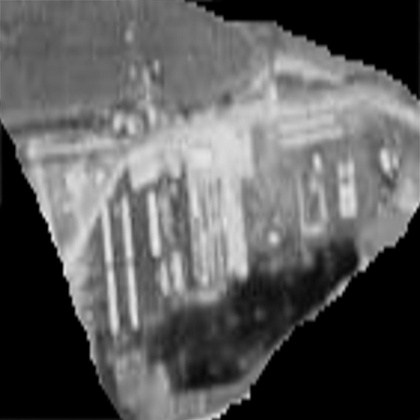
%> input picture Super Resolution/output.jpg, 420 x 420 px, shrunk from 1261 x 1261 before the run
$ octave De_noising.m   (GNU Octave 9; MATLAB toolbox functions it lacks are replaced by stand-ins)
%> lines starting %> are read from the running program, lines starting %| are printed output that depends on the picture
%> the answer given: 2
### Super Resolution/FAST_NLM_II.m
function DenoisedImg = FAST_NLM_II(NoisyImg,PatchSizeHalf,WindowSizeHalf,Sigma)
%> called with PatchSizeHalf = 7, WindowSizeHalf = 7, Sigma = 2
% -------------------------------------------------------------------------
% Function FAST_NLM_II (Fast Non-Local Mean Image Denoising using Integral Image)
% Implemented method from the paper
% "FAST NONLOCAL FILTERING APPLIED TO ELECTRON CRYOMICROSCOPY" By Darbon et al.
% -------------------------------------------------------------------------
% Inputs:
%       NoisyImg = a gray-scale image of an arbitrary size
%  PatchSizeHalf = an integer indicating the neighbourhood size for weight computation
% WindowSizeHalf = an integer indicating the size of searching region
%          Sigma = a decimal that can be interpreted as the noise level in the NoisyImg
%
% Outputs:
%    DenoisedImg = a denoised image of using the NLM method
% -------------------------------------------------------------------------
% Demo:
%       mse = @(a,b) (a(:)-b(:))'*(a(:)-b(:))/numel(a);
%       snr = @(clean,noisy) 20*log10(mean(noisy(:))/mean(abs(clean(:)-noisy(:))));
%       I = im2double(imread('cameraman.tif'));
%       N = imnoise(I,'gaussian',0,.001);
%       D = FAST_NLM_II(N,5,3,0.15);
%       subplot(1,3,1),imshow(I,[]),title('Clean Image')
%       subplot(1,3,2),imshow(N,[]),title(['Noisy Image, mse = ' num2str(mse(I,N)), ', snr = ', num2str(snr(I,N))])
%       subplot(1,3,3),imshow(D,[]),title(['Denoised Image, mse = ' num2str(mse(I,D)), ', snr = ', num2str(snr(I,D))])
% -------------------------------------------------------------------------
% NOTE:
% In Darbon's paper, these variables correspond to the following variables in paper equations:
% NoisyImg = v; PatchSizeHalf = P, WindowSizeHalf = K, Sigma = h, and DenoisedImg = u.
% -------------------------------------------------------------------------
% By Yue (Rex) Wu
% ECE Dept. @ Tufts Univ.
% 09/16/2012
% -------------------------------------------------------------------------

%% NLM_II
% Get Image Info
[Height,Width] = size(NoisyImg);
%> Height = 420; Width = 420
% Initialize the denoised image
u = zeros(Height,Width);
% Initialize the weight max
M = u;
% Initialize the accumlated weights
Z = M;
% Pad noisy image to avoid Borader Issues
PaddedImg = padarray(NoisyImg,[PatchSizeHalf,PatchSizeHalf],'symmetric','both');
PaddedV = padarray(NoisyImg,[WindowSizeHalf,WindowSizeHalf],'symmetric','both');
% Main loop
for dx = -WindowSizeHalf:WindowSizeHalf
    for dy = -WindowSizeHalf:WindowSizeHalf
        if dx ~= 0 || dy ~= 0
        % Compute the Integral Image
        Sd = integralImgSqDiff(PaddedImg,dx,dy);
        % Obtaine the Square difference for every pair of pixels
        SqDist = Sd(PatchSizeHalf+1:end-PatchSizeHalf,PatchSizeHalf+1:end-PatchSizeHalf)+Sd(1:end-2*PatchSizeHalf,1:end-2*PatchSizeHalf)-Sd(1:end-2*PatchSizeHalf,PatchSizeHalf+1:end-PatchSizeHalf)-Sd(PatchSizeHalf+1:end-PatchSizeHalf,1:end-2*PatchSizeHalf);
        % Compute the weights for every pixels
        w = exp(-SqDist/(2*Sigma^2));
        % Obtaine the corresponding noisy pixels
        v = PaddedV((WindowSizeHalf+1+dx):(WindowSizeHalf+dx+Height),(WindowSizeHalf+1+dy):(WindowSizeHalf+dy+Width));
        % Compute and accumalate denoised pixels
        u = u+w.*v;
        % Update weight max
        M = max(M,w);
        % Update accumlated weighgs
        Z = Z+w;
        end
    end
end
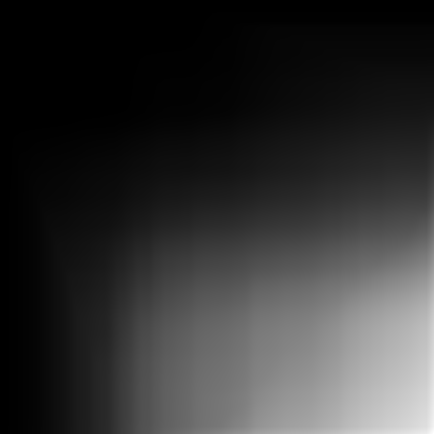
%> Sd: size 434x434 double; min 0.00346, max 3618.4, mean 710.5; drawn with min black and max white
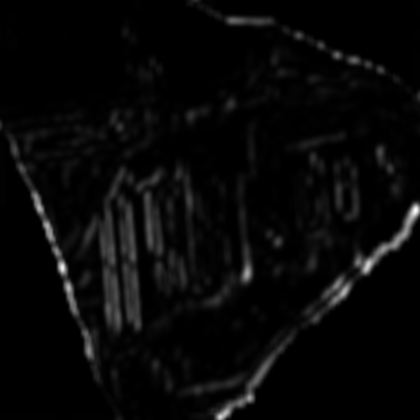
%> SqDist: size 420x420 double; min -1.36e-12, max 26.63, mean 0.9; drawn with min black and max white
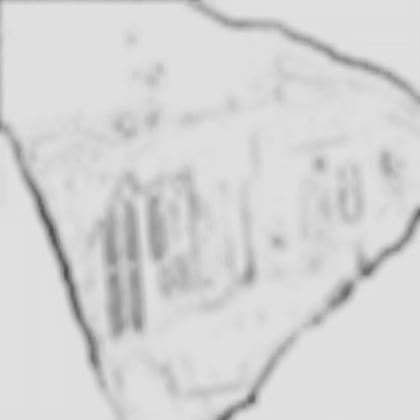
%> Z: size 420x420 double; min 79.26, max 224, mean 213.3
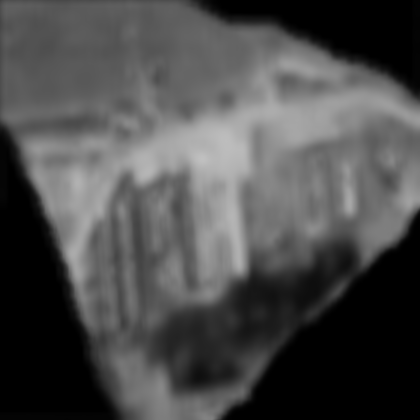
%> u: size 420x420 double; min 0, max 192.4, mean 76.3
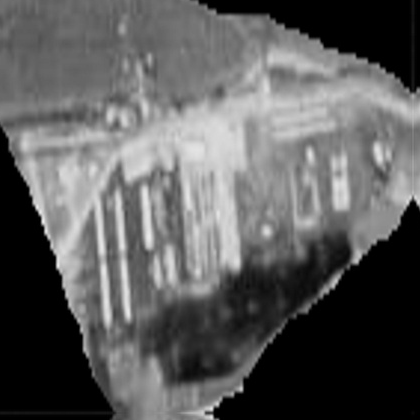
%> v: size 420x420 double; min 0, max 0.937, mean 0.361
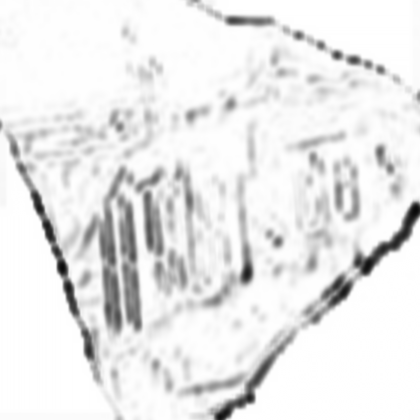
%> w: size 420x420 double; min 0.0358, max 1, mean 0.917
% Speical controls to accumlate the contribution of the noisy pixels to be denoised
f = 1;
u = u+f*M.*NoisyImg;
u = u./(Z+f*M);
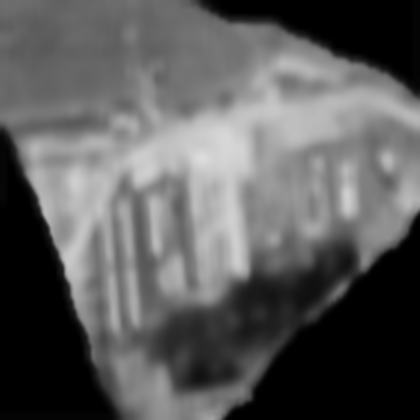
%> u: size 420x420 double; min 0, max 0.867, mean 0.362
% Output denoised image
DenoisedImg = u;

% [25 lines left out: functions integralImgSqDiff, img2DShift, not called in this run]
% -------------------------------------------------------------------------

### Super Resolution/De_noising.m
i=im2double(imread('output.jpg'));

prompt='\nEnter the Expected Noise Sigma Value';
sigma=input(prompt);

D = FAST_NLM_II(i,7,7,sigma);
imshow(D);

prompt='\nWanna Repeat\nEnter 1\nElse any other number\nInput:';
number=input(prompt);
%> the answer given: 1

if(number==1)
   De_noising();
%> (this line was passed over: De_noising is not available in this run)
else
    imwrite(D,'output.jpg');
end
